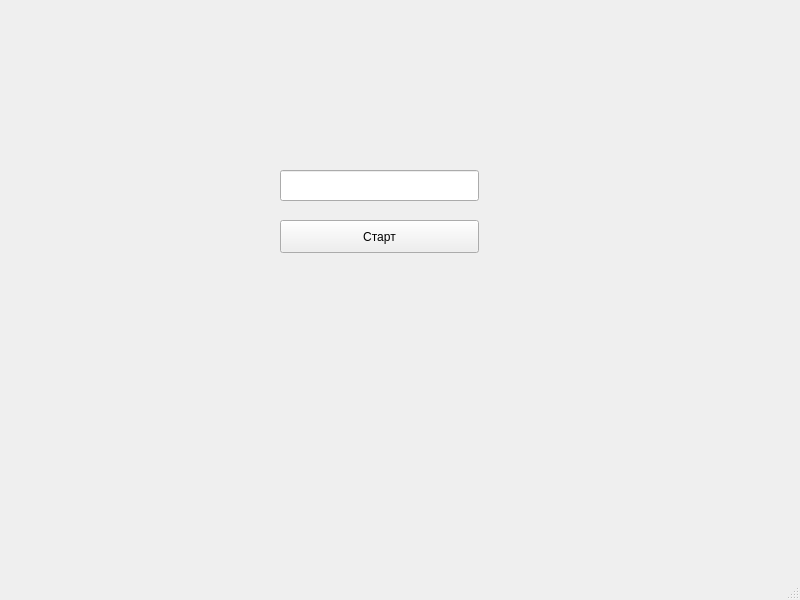
<?xml version="1.0" encoding="UTF-8"?>
<ui version="4.0">
 <class>MainWindow</class>
 <widget class="QMainWindow" name="MainWindow">
  <property name="geometry">
   <rect>
    <x>0</x>
    <y>0</y>
    <width>800</width>
    <height>600</height>
   </rect>
  </property>
  <property name="windowTitle">
   <string>MainWindow</string>
  </property>
  <widget class="QWidget" name="centralwidget">
   <widget class="QLineEdit" name="lineEdit">
    <property name="geometry">
     <rect>
      <x>280</x>
      <y>170</y>
      <width>199</width>
      <height>31</height>
     </rect>
    </property>
   </widget>
   <widget class="QLabel" name="label">
    <property name="geometry">
     <rect>
      <x>260</x>
      <y>280</y>
      <width>241</width>
      <height>71</height>
     </rect>
    </property>
    <property name="font">
     <font>
      <family>Arial</family>
     </font>
    </property>
    <property name="text">
     <string/>
    </property>
   </widget>
   <widget class="QPushButton" name="pushButton">
    <property name="geometry">
     <rect>
      <x>280</x>
      <y>220</y>
      <width>199</width>
      <height>33</height>
     </rect>
    </property>
    <property name="text">
     <string>Старт</string>
    </property>
   </widget>
  </widget>
  <widget class="QMenuBar" name="menubar">
   <property name="geometry">
    <rect>
     <x>0</x>
     <y>0</y>
     <width>800</width>
     <height>29</height>
    </rect>
   </property>
  </widget>
  <widget class="QStatusBar" name="statusbar"/>
 </widget>
 <resources/>
 <connections/>
</ui>
